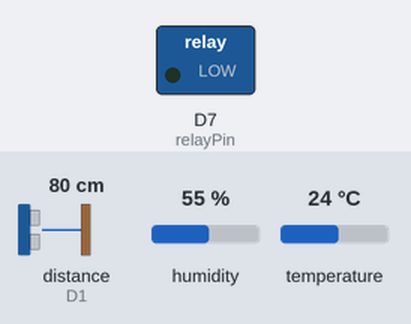
The sketch below on a simulated ESP8266 (NodeMCU). On the bench: switched loads named in the sketch (green lamp = pin HIGH). Wiring (inferred from the names in the program): ultrasonic range finder: trigger D2; echo D1. Inputs (shaded band) come from the test bench; at power-on: distance to the obstacle (sensor on D1) 80 cm, temperature 24 °C, humidity 55 %. The echo pulse lasts 58.3 µs per cm; WiFi joins after 1.5 s; servers stay silent unless stated; pins used as bus, display or sensor lines are not drawn; what the sketch prints to the serial monitor is not drawn.

Above: at 2.7 s.
2.8 s: distance to the obstacle (sensor on D1) set to 6 cm
6.6 s: distance to the obstacle (sensor on D1) set to 3 cm
At 9.3 s:
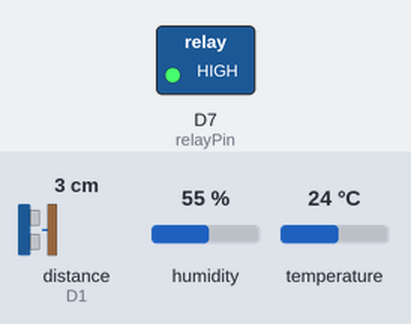
10.4 s: temperature set to 29 °C
14.2 s: temperature set to 32 °C
At 15.1 s:
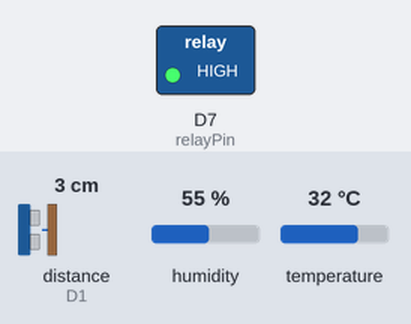
18.3 s: distance to the obstacle (sensor on D1) set to 9 cm
At 20.6 s:
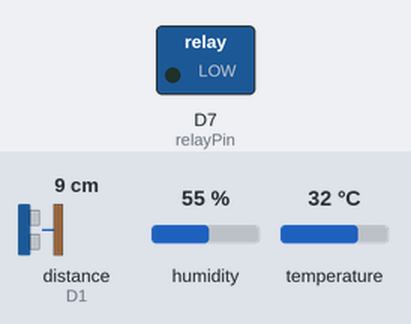
22.1 s: distance to the obstacle (sensor on D1) set to 2 cm
At 22.8 s:
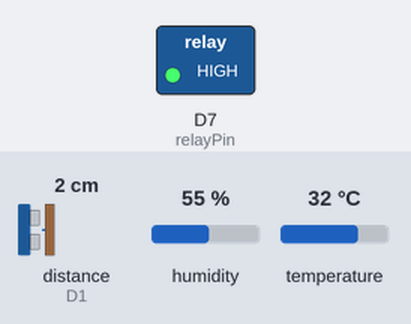
Timing chart, 0 to 25.1 s (numbered marks = the images above; inputs shaded):
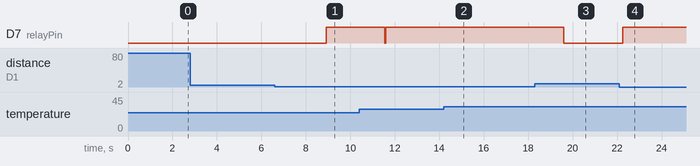

The sketch:

PRAKTIKUM_MODUL5_TUGAS_DHT_ULTRASONIK.ino
```cpp
#include <DHT.h>                // Library Firebase untuk DHT 11
#include <FirebaseESP8266.h>   // Library Firebase untuk ESP8266

#define triggerPin D2   // Pin untuk mengirimkan sinyal trigger ke sensor ultrasonik
#define echoPin D1      // Pin untuk menerima sinyal echo dari sensor ultrasonik
#define DHTPIN D4      // Pin yang terhubung dengan output sensor DHT
#define relayPin D7    // Pin yang terhubung dengan relay

#define DHTTYPE DHT11   // Tipe sensor DHT yang digunakan DHT11

DHT dht(DHTPIN, DHTTYPE);

// Konfigurasi Firebase
#define FIREBASE_HOST "prakmodul5dht11ultrasonik-default-rtdb.firebaseio.com/"
#define FIREBASE_AUTH "AeFwUJLPLUkpkp3QoT3xg7jDSHvz2MF0TLVcXtMF"

// Nama Wifi
#define WIFI_SSID "SUBIANTO"          // SSID (nama) WiFi
#define WIFI_PASSWORD "americano"     // Kata sandi WiFi

FirebaseData firebaseData;

void setup() {
  Serial.begin(9600);   // Menginisialisasi komunikasi serial dengan kecepatan 9600 bps
  Serial.println(F("DHT11 and Ultrasonic Sensor Test!"));   // Menampilkan pesan "DHT11 and Ultrasonic Sensor Test" pada Serial Monitor
  pinMode(relayPin, OUTPUT);   // Mengatur pin relay sebagai output
  pinMode(triggerPin, OUTPUT);   // Mengatur pin trigger sebagai output
  pinMode(echoPin, INPUT);   // Mengatur pin echo sebagai input

  dht.begin();   // Memulai sensor DHT

  // Koneksi ke Wifi
  WiFi.begin(WIFI_SSID, WIFI_PASSWORD);   // Memulai koneksi WiFi dengan SSID dan kata sandi yang ditentukan
  Serial.print("Menghubungkan");
  while (WiFi.status() != WL_CONNECTED) { // Menunggu hingga ESP8266 terhubung ke WiFi
    Serial.print(".");
    delay(500);
  }
  Serial.println();
  Serial.print("Terhubung dengan IP: ");
  Serial.println(WiFi.localIP());         // Menampilkan alamat IP lokal ESP8266 yang terhubung ke WiFi
  Serial.println();

  Firebase.begin(FIREBASE_HOST, FIREBASE_AUTH); // Memulai koneksi ke Firebase menggunakan URL host dan token autentikasi
}

void loop() {
  delay(2000);   // Menunda eksekusi program selama 2 detik (2000 milidetik)

  float h = dht.readHumidity();   // Membaca nilai kelembaban dari sensor DHT
  float t = dht.readTemperature();   // Membaca nilai suhu dalam Celsius dari sensor DHT
  float f = dht.readTemperature(true);   // Membaca nilai suhu dalam Fahrenheit dari sensor DHT

  // Memeriksa apakah sensor berhasil membaca suhu dan kelembaban
  if (isnan(h) || isnan(t) || isnan(f)) {
    Serial.println(F("Failed to read from DHT sensor!"));   // Menampilkan pesan kesalahan jika sensor gagal membaca
    return;
  }

  float hif = dht.computeHeatIndex(f, h);   // Menghitung indeks kepanasan berdasarkan suhu dalam Fahrenheit
  float hic = dht.computeHeatIndex(t, h, false);   // Menghitung indeks kepanasan berdasarkan suhu dalam Celsius

  // Menampilkan nilai suhu dan kelembapan pada Serial Monitor
  Serial.print(F("Humidity: "));
  Serial.print(h);
  Serial.print(F("% Temperature: "));
  Serial.print(t);
  Serial.print(F("°C "));
  Serial.print(f);
  Serial.print(F("°F Heat Index: "));
  Serial.print(hic);
  Serial.print(F("°C "));
  Serial.print(hif);
  Serial.print(F("°F"));

  if (t <= 30) {
    digitalWrite(relayPin, LOW);   // Mengatur pin relay menjadi LOW (OFF)
    Serial.println("Relay OFF");   // Menampilkan pesan "Relay OFF" pada Serial Monitor
  } else {
    digitalWrite(relayPin, HIGH);   // Mengatur pin relay menjadi HIGH (ON)
    Serial.println("Relay ON");   // Menampilkan pesan "Relay ON" pada Serial Monitor
  }

  long durasi, jarak;

  digitalWrite(triggerPin, LOW);   // Mengatur pin trigger menjadi LOW
  delayMicroseconds(2);   // Memberikan jeda 2 mikrodetik
  digitalWrite(triggerPin, HIGH);   // Mengatur pin trigger menjadi HIGH
  delayMicroseconds(10);   // Memberikan jeda 10 mikrodetik
  digitalWrite(triggerPin, LOW);   // Mengatur pin trigger menjadi LOW

  durasi = pulseIn(echoPin, HIGH);   // Membaca durasi dari pin echo ketika sinyal HIGH diterima
  jarak = (durasi / 2) / 29.1;   // Menghitung jarak berdasarkan durasi yang diukur

  Serial.print("Jarak: ");   // Mencetak teks "Jarak: "
  Serial.print(jarak);   // Mencetak nilai jarak
  Serial.println(" cm");   // Mencetak teks " cm"

  if (jarak >= 5) {   // Jika jarak lebih besar atau sama dengan 5
    digitalWrite(relayPin, LOW);   // Mengatur pin relay menjadi LOW
    Serial.println("Relay OFF");   // Menampilkan pesan "Relay OFF" pada Serial Monitor
  } else {   // Jika jarak kurang dari 5
    digitalWrite(relayPin, HIGH);   // Mengatur pin relay menjadi HIGH
    Serial.println("Relay ON");   // Menampilkan pesan "Relay ON" pada Serial Monitor
  }

  // Mengirim data ke Firebase
  if (Firebase.setFloat(firebaseData, "/humidity", h) &&
      Firebase.setFloat(firebaseData, "/temperature", t) &&
      Firebase.setFloat(firebaseData, "/heatIndex", hic) &&
      Firebase.setInt(firebaseData, "/jarak", jarak)) {
    Serial.println("Data berhasil dikirim ke Firebase!");
  } else {
    Serial.println("Gagal mengirim data ke Firebase!");
  }
}
```

Measured:
- the behaviour switches between 5 and 4 cm on distance to the obstacle (sensor on D1) (found by bisection; images 0 and 1)
- after the input at 2.8 s, every drawn part: stays the same
- after the input at 6.6 s, D7 (relayPin): LOW → HIGH after 2.3 s
- after the input at 14.2 s, D7 (relayPin): stops changing and stays HIGH
- after the input at 18.3 s, D7 (relayPin): HIGH → LOW after 1.3 s
- after the input at 22.1 s, D7 (relayPin): goes on until 22.2 s, then stays HIGH
